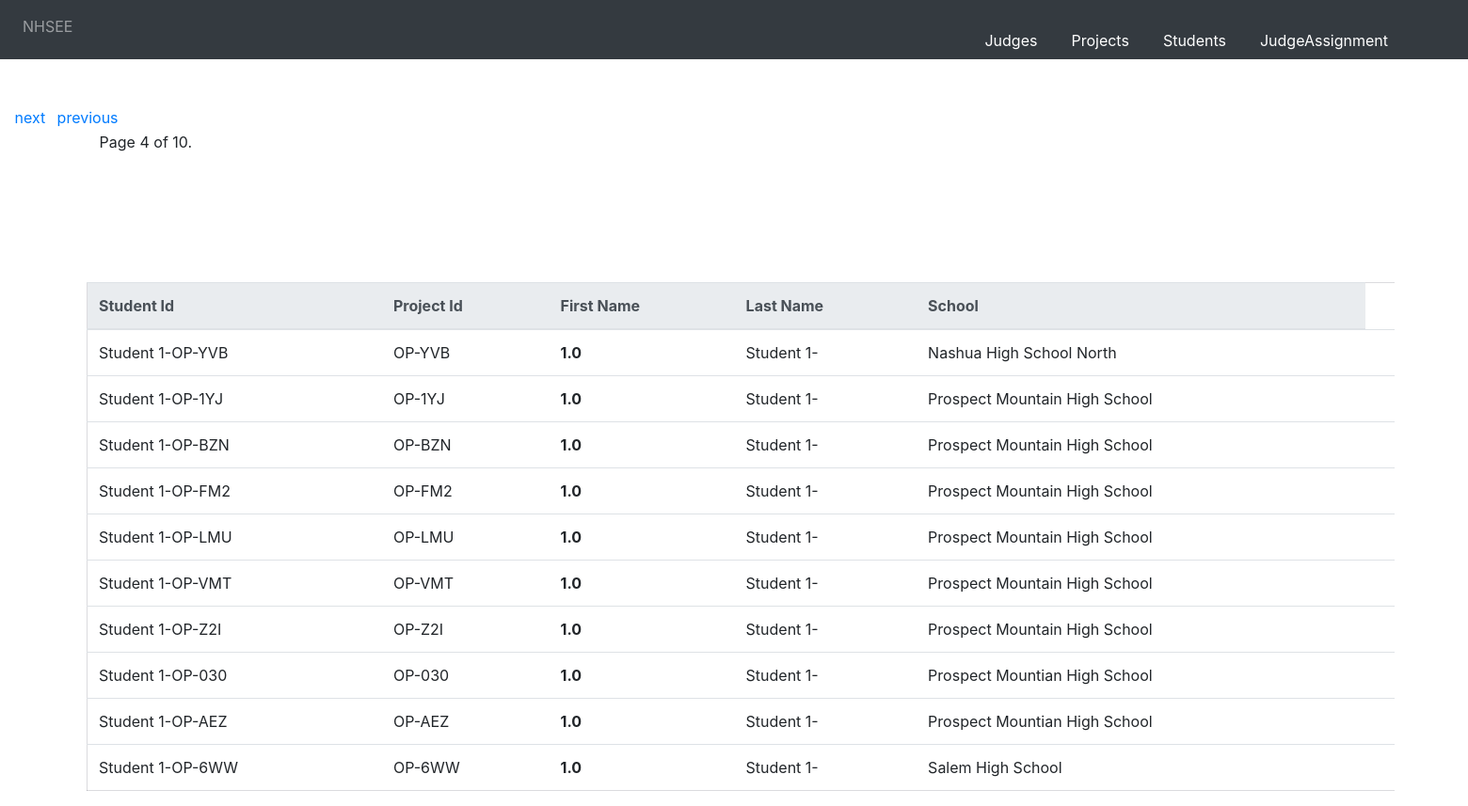
Page /students/?page=4 on the committed database.
### nhsee/models/student_model.py (models this page shows, shortened)
class student(Model):
        id=models.CharField(max_length=100 , primary_key=True,blank=False, unique=True)
        firstname=models.CharField(max_length=100)
        lastname=models.CharField(max_length=100)
        school=models.CharField(max_length=100)
        project_id=models.ForeignKey(project, on_delete=models.CASCADE)
        class Meta:
            db_table = "nhsee_student"

### nhsee/views/student_views.py (the view, shortened to what this page needs)
# urls.py: path(r'students/',student_views.studentlisting),
def studentlisting(request):
    if 'deletestudents' in request.POST:
        deleterequest=request.GET.get('delete')
        student.objects.all().delete()
    count = 0
    studentl = student.objects.all()
    studentslist=[]
    for students in studentl:
        studentslist.append({"first_name":students.firstname,"last_name":students.lastname,"project_id":students.project_id_id,"school":students.school,"student_id":students.id})
        count = count + 1
    paginator_projects = Paginator(studentslist, 10)
    page = request.GET.get('page')
    contacts = paginator_projects.get_page(page)
    return render(request,'students_template/liststudents.html',{"studentjson":contacts})

### templates/students_template/liststudents.html (shortened to what this page needs)
{% extends 'base.html' %}
{% block content %}
 <!DOCTYPE html>
<html lang="en">
<head>
  {% load staticfiles %}
  <link  rel="stylesheet" href="{% static "css/bootstrap.min.css" %}" />
</head>
{% include 'students_template/studentsform.html' %}
 <div class="pagination">
    <span class="step-links">
        {% if studentjson.has_previous %}
            <div class="previous">
            <a href="?page={{ studentjson.previous_page_number }}">previous</a></div>
        {% endif %}
        <div class="currentd">
        <span class="current">
            Page {{ studentjson.number }} of {{ studentjson.paginator.num_pages }}.
        </span></div>
        {% if studentjson.has_next %}
        <div class="first">
            <a href="?page={{ studentjson.next_page_number }}">next</a></div>
        {% endif %}
    </span>
</div>
<div class="table-class">
<table class="table">
  <thead class="thead-light">
    <tr>
      <th scope="col">Student Id</th>
      <th scope="col">Project Id</th>
      <th scope="col">First Name</th>
      <th scope="col">Last Name</th>
      <th scope="col">School</th>
    </tr>
  </thead>
    <tbody>
    {% if studentjson %}
        {% for students in studentjson %}
        <tr>
            <td>{{ students.student_id }}</td>
            <td>{{ students.project_id }}</td>
            <td><strong>{{ students.first_name }}</strong></td>
            <td>{{ students.last_name }}</td>
            <td>{{ students.school }}</td>
            <td>
            </td>
        </tr>
        {% endfor %}
    {% else %}
      <div class="heading"><h2>No Students Available<h2></div>
    {% endif %}
    </tbody>
    </table>
    </div>
</html>
{% endblock %}

### templates/students_template/liststudents.html (style rules this page uses)
.table { width:96%; margin: 9% 0% 10% 1%; border:1px solid #55556636; }
.table-class { overflow: scroll; margin-left:5%; margin-right:5%; margin-top:0%; }
.pagination { margin-left: 1%; margin-right: 0%; margin-top: 0%; }
.first { position:absolute; margin: 0px 0px 0px 0px; }
.previous { position:absolute; margin: 0px 0px 0px 45px; }
.currentd { position:absolute; margin: 26px 0px 0px 90px; }
.table .thead-light th { text-align="center" }

### rows in the picture
student: student_id "Student 1-OP-YVB", project_id "OP-YVB", first_name "1.0", last_name "Student 1-", school "Nashua High School North"
student: student_id "Student 1-OP-1YJ", project_id "OP-1YJ", first_name "1.0", last_name "Student 1-", school "Prospect Mountain High School"
student: student_id "Student 1-OP-BZN", project_id "OP-BZN", first_name "1.0", last_name "Student 1-", school "Prospect Mountain High School"
student: student_id "Student 1-OP-FM2", project_id "OP-FM2", first_name "1.0", last_name "Student 1-", school "Prospect Mountain High School"
student: student_id "Student 1-OP-LMU", project_id "OP-LMU", first_name "1.0", last_name "Student 1-", school "Prospect Mountain High School"
student: student_id "Student 1-OP-VMT", project_id "OP-VMT", first_name "1.0", last_name "Student 1-", school "Prospect Mountain High School"
student: student_id "Student 1-OP-Z2I", project_id "OP-Z2I", first_name "1.0", last_name "Student 1-", school "Prospect Mountain High School"
student: student_id "Student 1-OP-030", project_id "OP-030", first_name "1.0", last_name "Student 1-", school "Prospect Mountian High School"
student: student_id "Student 1-OP-AEZ", project_id "OP-AEZ", first_name "1.0", last_name "Student 1-", school "Prospect Mountian High School"
student: student_id "Student 1-OP-6WW", project_id "OP-6WW", first_name "1.0", last_name "Student 1-", school "Salem High School"

### other values in the picture
{{ studentjson.number }} "4"
{{ studentjson.paginator.num_pages }} "10"
